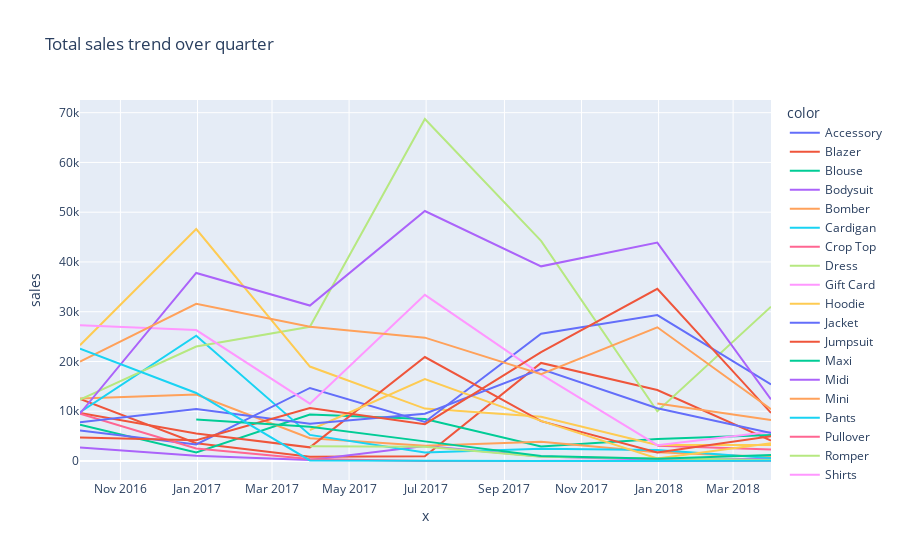

Write notebook code for a chart like this one.
### Code cell
fig_2=px.line(x=cls_q,y='sales',data_frame=grouped_Q,color=lst_q,title='Total sales trend over quarter')
fig_2.show()

### Figure 1 — Plotly figure (JSON) as saved in the notebook; plotly's stock layout.template omitted (floating-point values rounded to 4 significant figures)
{"data": [{"hoverlabel": {"namelength": 0}, "hovertemplate": "color=Accessory<br>x=%{x}<br>sales=%{y}", "legendgroup": "Accessory", "line": {"color": "#636efa", "dash": "solid"}, "mode": "lines", "name": "Accessory", "showlegend": true, "type": "scatter", "x": ["2018-03-31T00:00:00"], "xaxis": "x", "y": [234], "yaxis": "y"}, {"hoverlabel": {"namelength": 0}, "hovertemplate": "color=Blazer<br>x=%{x}<br>sales=%{y}", "legendgroup": "Blazer", "line": {"color": "#EF553B", "dash": "solid"}, "mode": "lines", "name": "Blazer", "showlegend": true, "type": "scatter", "x": ["2016-09-30T00:00:00", "2016-12-31T00:00:00", "2017-03-31T00:00:00", "2017-06-30T00:00:00", "2017-09-30T00:00:00", "2017-12-31T00:00:00", "2018-03-31T00:00:00"], "xaxis": "x", "y": [12479, 3572.0, 873.8, 947.8, 19710.0, 14260.0, 4084.0], "yaxis": "y"}, {"hoverlabel": {"namelength": 0}, "hovertemplate": "color=Blouse<br>x=%{x}<br>sales=%{y}", "legendgroup": "Blouse", "line": {"color": "#00cc96", "dash": "solid"}, "mode": "lines", "name": "Blouse", "showlegend": true, "type": "scatter", "x": ["2016-09-30T00:00:00", "2016-12-31T00:00:00", "2017-03-31T00:00:00", "2017-06-30T00:00:00", "2017-09-30T00:00:00", "2017-12-31T00:00:00", "2018-03-31T00:00:00"], "xaxis": "x", "y": [7290, 1709.0, 9338.0, 8432, 2933, 4397.0, 5242.0], "yaxis": "y"}, {"hoverlabel": {"namelength": 0}, "hovertemplate": "color=Bodysuit<br>x=%{x}<br>sales=%{y}", "legendgroup": "Bodysuit", "line": {"color": "#ab63fa", "dash": "solid"}, "mode": "lines", "name": "Bodysuit", "showlegend": true, "type": "scatter", "x": ["2016-09-30T00:00:00", "2016-12-31T00:00:00", "2017-03-31T00:00:00", "2017-06-30T00:00:00", "2017-09-30T00:00:00", "2017-12-31T00:00:00", "2018-03-31T00:00:00"], "xaxis": "x", "y": [2688, 1062.0, 195.2, 3019.0, 912, 252, 439.2], "yaxis": "y"}, {"hoverlabel": {"namelength": 0}, "hovertemplate": "color=Bomber<br>x=%{x}<br>sales=%{y}", "legendgroup": "Bomber", "line": {"color": "#FFA15A", "dash": "solid"}, "mode": "lines", "name": "Bomber", "showlegend": true, "type": "scatter", "x": ["2016-09-30T00:00:00", "2016-12-31T00:00:00", "2017-03-31T00:00:00", "2017-06-30T00:00:00", "2017-09-30T00:00:00", "2017-12-31T00:00:00", "2018-03-31T00:00:00"], "xaxis": "x", "y": [12561, 13340.0, 4566.0, 3046.0, 3864.0, 1766.0, 797.1], "yaxis": "y"}, {"hoverlabel": {"namelength": 0}, "hovertemplate": "color=Cardigan<br>x=%{x}<br>sales=%{y}", "legendgroup": "Cardigan", "line": {"color": "#19d3f3", "dash": "solid"}, "mode": "lines", "name": "Cardigan", "showlegend": true, "type": "scatter", "x": ["2016-09-30T00:00:00", "2016-12-31T00:00:00", "2017-03-31T00:00:00", "2017-06-30T00:00:00", "2017-09-30T00:00:00", "2017-12-31T00:00:00", "2018-03-31T00:00:00"], "xaxis": "x", "y": [9798, 25170.0, 5242.0, 1710.0, 2441.0, 2189.0, 604.8], "yaxis": "y"}, {"hoverlabel": {"namelength": 0}, "hovertemplate": "color=Crop Top<br>x=%{x}<br>sales=%{y}", "legendgroup": "Crop Top", "line": {"color": "#FF6692", "dash": "solid"}, "mode": "lines", "name": "Crop Top", "showlegend": true, "type": "scatter", "x": ["2017-12-31T00:00:00", "2018-03-31T00:00:00"], "xaxis": "x", "y": [3042, 2306.0], "yaxis": "y"}, {"hoverlabel": {"namelength": 0}, "hovertemplate": "color=Dress<br>x=%{x}<br>sales=%{y}", "legendgroup": "Dress", "line": {"color": "#B6E880", "dash": "solid"}, "mode": "lines", "name": "Dress", "showlegend": true, "type": "scatter", "x": ["2016-09-30T00:00:00", "2016-12-31T00:00:00", "2017-03-31T00:00:00", "2017-06-30T00:00:00", "2017-09-30T00:00:00", "2017-12-31T00:00:00", "2018-03-31T00:00:00"], "xaxis": "x", "y": [12334, 23000.0, 26970.0, 68730.0, 44230.0, 9982.0, 31000.0], "yaxis": "y"}, {"hoverlabel": {"namelength": 0}, "hovertemplate": "color=Gift Card<br>x=%{x}<br>sales=%{y}", "legendgroup": "Gift Card", "line": {"color": "#FF97FF", "dash": "solid"}, "mode": "lines", "name": "Gift Card", "showlegend": true, "type": "scatter", "x": ["2017-09-30T00:00:00", "2017-12-31T00:00:00"], "xaxis": "x", "y": [30, 30], "yaxis": "y"}, {"hoverlabel": {"namelength": 0}, "hovertemplate": "color=Hoodie<br>x=%{x}<br>sales=%{y}", "legendgroup": "Hoodie", "line": {"color": "#FECB52", "dash": "solid"}, "mode": "lines", "name": "Hoodie", "showlegend": true, "type": "scatter", "x": ["2016-09-30T00:00:00", "2016-12-31T00:00:00", "2017-03-31T00:00:00", "2017-06-30T00:00:00", "2017-09-30T00:00:00", "2017-12-31T00:00:00", "2018-03-31T00:00:00"], "xaxis": "x", "y": [23265, 46610.0, 18980.0, 10540.0, 8900.0, 3226.0, 3213.0], "yaxis": "y"}, {"hoverlabel": {"namelength": 0}, "hovertemplate": "color=Jacket<br>x=%{x}<br>sales=%{y}", "legendgroup": "Jacket", "line": {"color": "#636efa", "dash": "solid"}, "mode": "lines", "name": "Jacket", "showlegend": true, "type": "scatter", "x": ["2016-09-30T00:00:00", "2016-12-31T00:00:00", "2017-03-31T00:00:00", "2017-06-30T00:00:00", "2017-09-30T00:00:00", "2017-12-31T00:00:00", "2018-03-31T00:00:00"], "xaxis": "x", "y": [6138, 3318.0, 14680.0, 7835.0, 25570.0, 29320.0, 15390.0], "yaxis": "y"}, {"hoverlabel": {"namelength": 0}, "hovertemplate": "color=Jumpsuit<br>x=%{x}<br>sales=%{y}", "legendgroup": "Jumpsuit", "line": {"color": "#EF553B", "dash": "solid"}, "mode": "lines", "name": "Jumpsuit", "showlegend": true, "type": "scatter", "x": ["2016-09-30T00:00:00", "2016-12-31T00:00:00", "2017-03-31T00:00:00", "2017-06-30T00:00:00", "2017-09-30T00:00:00", "2017-12-31T00:00:00", "2018-03-31T00:00:00"], "xaxis": "x", "y": [9656, 5549.0, 2741.0, 20890.0, 8009.0, 1693.0, 4959.0], "yaxis": "y"}, {"hoverlabel": {"namelength": 0}, "hovertemplate": "color=Maxi<br>x=%{x}<br>sales=%{y}", "legendgroup": "Maxi", "line": {"color": "#00cc96", "dash": "solid"}, "mode": "lines", "name": "Maxi", "showlegend": true, "type": "scatter", "x": ["2018-03-31T00:00:00"], "xaxis": "x", "y": [6500], "yaxis": "y"}, {"hoverlabel": {"namelength": 0}, "hovertemplate": "color=Midi<br>x=%{x}<br>sales=%{y}", "legendgroup": "Midi", "line": {"color": "#ab63fa", "dash": "solid"}, "mode": "lines", "name": "Midi", "showlegend": true, "type": "scatter", "x": ["2018-03-31T00:00:00"], "xaxis": "x", "y": [1500], "yaxis": "y"}, {"hoverlabel": {"namelength": 0}, "hovertemplate": "color=Mini<br>x=%{x}<br>sales=%{y}", "legendgroup": "Mini", "line": {"color": "#FFA15A", "dash": "solid"}, "mode": "lines", "name": "Mini", "showlegend": true, "type": "scatter", "x": ["2017-12-31T00:00:00", "2018-03-31T00:00:00"], "xaxis": "x", "y": [11559, 8239.0], "yaxis": "y"}, {"hoverlabel": {"namelength": 0}, "hovertemplate": "color=Pants<br>x=%{x}<br>sales=%{y}", "legendgroup": "Pants", "line": {"color": "#19d3f3", "dash": "solid"}, "mode": "lines", "name": "Pants", "showlegend": true, "type": "scatter", "x": ["2018-03-31T00:00:00"], "xaxis": "x", "y": [1663], "yaxis": "y"}, {"hoverlabel": {"namelength": 0}, "hovertemplate": "color=Pullover<br>x=%{x}<br>sales=%{y}", "legendgroup": "Pullover", "line": {"color": "#FF6692", "dash": "solid"}, "mode": "lines", "name": "Pullover", "showlegend": true, "type": "scatter", "x": ["2016-09-30T00:00:00", "2016-12-31T00:00:00", "2017-03-31T00:00:00", "2017-06-30T00:00:00", "2017-09-30T00:00:00", "2017-12-31T00:00:00", "2018-03-31T00:00:00"], "xaxis": "x", "y": [9492, 2512.0, 407.4, 0, 0, 0, 29.4], "yaxis": "y"}, {"hoverlabel": {"namelength": 0}, "hovertemplate": "color=Romper<br>x=%{x}<br>sales=%{y}", "legendgroup": "Romper", "line": {"color": "#B6E880", "dash": "solid"}, "mode": "lines", "name": "Romper", "showlegend": true, "type": "scatter", "x": ["2017-03-31T00:00:00", "2017-06-30T00:00:00", "2017-09-30T00:00:00", "2017-12-31T00:00:00", "2018-03-31T00:00:00"], "xaxis": "x", "y": [2964, 2888, 874, 471.2, 220.4], "yaxis": "y"}, {"hoverlabel": {"namelength": 0}, "hovertemplate": "color=Shirts<br>x=%{x}<br>sales=%{y}", "legendgroup": "Shirts", "line": {"color": "#FF97FF", "dash": "solid"}, "mode": "lines", "name": "Shirts", "showlegend": true, "type": "scatter", "x": ["2016-09-30T00:00:00", "2016-12-31T00:00:00", "2017-03-31T00:00:00", "2017-06-30T00:00:00", "2017-09-30T00:00:00", "2017-12-31T00:00:00", "2018-03-31T00:00:00"], "xaxis": "x", "y": [27275, 26310.0, 11521, 33385, 17418, 3177.0, 5869.0], "yaxis": "y"}, {"hoverlabel": {"namelength": 0}, "hovertemplate": "color=Shorts<br>x=%{x}<br>sales=%{y}", "legendgroup": "Shorts", "line": {"color": "#FECB52", "dash": "solid"}, "mode": "lines", "name": "Shorts", "showlegend": true, "type": "scatter", "x": ["2017-03-31T00:00:00", "2017-06-30T00:00:00", "2017-09-30T00:00:00", "2017-12-31T00:00:00", "2018-03-31T00:00:00"], "xaxis": "x", "y": [6232, 16468, 8065, 505, 3577.0], "yaxis": "y"}, {"hoverlabel": {"namelength": 0}, "hovertemplate": "color=Skirt<br>x=%{x}<br>sales=%{y}", "legendgroup": "Skirt", "line": {"color": "#636efa", "dash": "solid"}, "mode": "lines", "name": "Skirt", "showlegend": true, "type": "scatter", "x": ["2016-09-30T00:00:00", "2016-12-31T00:00:00", "2017-03-31T00:00:00", "2017-06-30T00:00:00", "2017-09-30T00:00:00", "2017-12-31T00:00:00", "2018-03-31T00:00:00"], "xaxis": "x", "y": [7761, 10430.0, 7473.0, 9502.0, 18480.0, 10610.0, 5613.0], "yaxis": "y"}, {"hoverlabel": {"namelength": 0}, "hovertemplate": "color=Sweater<br>x=%{x}<br>sales=%{y}", "legendgroup": "Sweater", "line": {"color": "#EF553B", "dash": "solid"}, "mode": "lines", "name": "Sweater", "showlegend": true, "type": "scatter", "x": ["2016-09-30T00:00:00", "2016-12-31T00:00:00", "2017-03-31T00:00:00", "2017-06-30T00:00:00", "2017-09-30T00:00:00", "2017-12-31T00:00:00", "2018-03-31T00:00:00"], "xaxis": "x", "y": [4698, 4194, 10642, 7401.0, 21870.0, 34605, 9660.0], "yaxis": "y"}, {"hoverlabel": {"namelength": 0}, "hovertemplate": "color=Tank<br>x=%{x}<br>sales=%{y}", "legendgroup": "Tank", "line": {"color": "#00cc96", "dash": "solid"}, "mode": "lines", "name": "Tank", "showlegend": true, "type": "scatter", "x": ["2016-12-31T00:00:00", "2017-03-31T00:00:00", "2017-06-30T00:00:00", "2017-09-30T00:00:00", "2017-12-31T00:00:00", "2018-03-31T00:00:00"], "xaxis": "x", "y": [8353, 6896, 3943.0, 1015.0, 460.8, 1202.0], "yaxis": "y"}, {"hoverlabel": {"namelength": 0}, "hovertemplate": "color=Top<br>x=%{x}<br>sales=%{y}", "legendgroup": "Top", "line": {"color": "#ab63fa", "dash": "solid"}, "mode": "lines", "name": "Top", "showlegend": true, "type": "scatter", "x": ["2016-09-30T00:00:00", "2016-12-31T00:00:00", "2017-03-31T00:00:00", "2017-06-30T00:00:00", "2017-09-30T00:00:00", "2017-12-31T00:00:00", "2018-03-31T00:00:00"], "xaxis": "x", "y": [9554, 37780.0, 31240.0, 50250.0, 39120.0, 43890.0, 12390.0], "yaxis": "y"}, {"hoverlabel": {"namelength": 0}, "hovertemplate": "color=Trousers<br>x=%{x}<br>sales=%{y}", "legendgroup": "Trousers", "line": {"color": "#FFA15A", "dash": "solid"}, "mode": "lines", "name": "Trousers", "showlegend": true, "type": "scatter", "x": ["2016-09-30T00:00:00", "2016-12-31T00:00:00", "2017-03-31T00:00:00", "2017-06-30T00:00:00", "2017-09-30T00:00:00", "2017-12-31T00:00:00", "2018-03-31T00:00:00"], "xaxis": "x", "y": [19973, 31590.0, 26970.0, 24790.0, 17430.0, 26870.0, 10390.0], "yaxis": "y"}, {"hoverlabel": {"namelength": 0}, "hovertemplate": "color=Tunic<br>x=%{x}<br>sales=%{y}", "legendgroup": "Tunic", "line": {"color": "#19d3f3", "dash": "solid"}, "mode": "lines", "name": "Tunic", "showlegend": true, "type": "scatter", "x": ["2016-09-30T00:00:00", "2016-12-31T00:00:00", "2017-03-31T00:00:00", "2017-06-30T00:00:00", "2017-09-30T00:00:00", "2017-12-31T00:00:00", "2018-03-31T00:00:00"], "xaxis": "x", "y": [22575, 13671, 105, 0, 0, 0, 35], "yaxis": "y"}], "layout": {"legend": {"title": {"text": "color"}, "tracegroupgap": 0}, "title": {"text": "Total sales trend over quarter"}, "xaxis": {"anchor": "y", "domain": [0, 1], "title": {"text": "x"}}, "yaxis": {"anchor": "x", "domain": [0, 1], "title": {"text": "sales"}}}}
